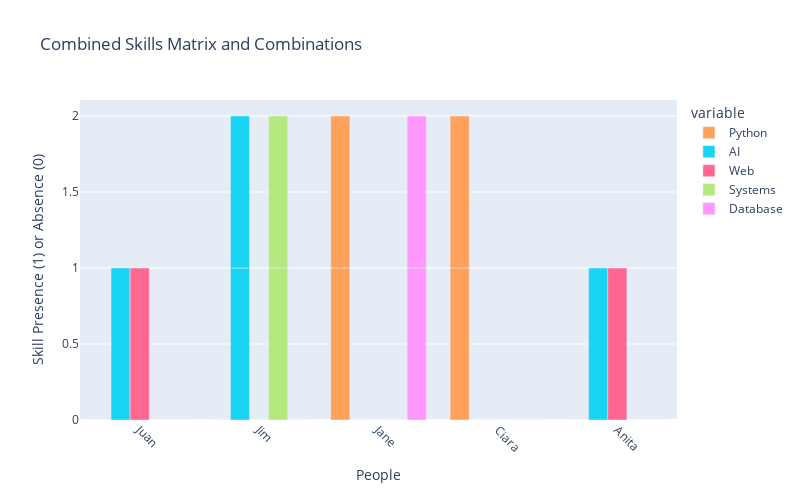

The notebook cell this image was saved under:
### Markdown cell above
# Scenario 1Interactive Visualisasion:
Create interactive visualisation(s) to allow a user to explore alternate constraint scenarios

### Code cell
import plotly.express as px
import pandas as pd

data = {
    "Ciara": [1, 0, 0, 0, 0],
    "Peter": [1, 1, 0, 0, 0],
    "Juan": [0, 1, 1, 0, 0],
    "Jim": [0, 1, 0, 1, 0],
    "Jane": [1, 0, 0, 0, 1],
    "Mary": [0, 0, 1, 1, 0],
    "Bruce": [1, 0, 0, 1, 0],
    "Anita": [0, 1, 1, 0, 0]
}

skills = ["Python", "AI", "Web", "Systems", "Database"]
combination1 = ["Juan", "Jim", "Jane", "Ciara"]
combination2 = ["Jim", "Jane", "Anita", "Ciara"]

df_skills = pd.DataFrame(data).T
df_skills.columns = skills

df_combinations = pd.concat([df_skills.loc[combination1], df_skills.loc[combination2]])

fig_combined = px.bar(df_combinations, barmode='group',
                      color_discrete_map={'Juan': 'orange', 'Jim': 'green', 'Jane': 'blue', 'Anita': 'red'},
                      labels={'value': 'Skill Presence (1) or Absence (0)', 'index': 'People'},
                      title='Combined Skills Matrix and Combinations',
                      width=800, height=500)

fig_combined.update_layout(xaxis=dict(tickangle=45, tickmode='array'))

fig_combined.show()

### Figure 1 — Plotly figure (JSON) as saved in the notebook; plotly's stock layout.template omitted (floating-point values rounded to 4 significant figures)
{"data": [{"alignmentgroup": "True", "hovertemplate": "variable=Python<br>People=%{x}<br>Skill Presence (1) or Absence (0)=%{y}<extra></extra>", "legendgroup": "Python", "marker": {"color": "#FFA15A", "pattern": {"shape": ""}}, "name": "Python", "offsetgroup": "Python", "orientation": "v", "showlegend": true, "textposition": "auto", "type": "bar", "x": ["Juan", "Jim", "Jane", "Ciara", "Jim", "Jane", "Anita", "Ciara"], "xaxis": "x", "y": [0, 0, 1, 1, 0, 1, 0, 1], "yaxis": "y"}, {"alignmentgroup": "True", "hovertemplate": "variable=AI<br>People=%{x}<br>Skill Presence (1) or Absence (0)=%{y}<extra></extra>", "legendgroup": "AI", "marker": {"color": "#19d3f3", "pattern": {"shape": ""}}, "name": "AI", "offsetgroup": "AI", "orientation": "v", "showlegend": true, "textposition": "auto", "type": "bar", "x": ["Juan", "Jim", "Jane", "Ciara", "Jim", "Jane", "Anita", "Ciara"], "xaxis": "x", "y": [1, 1, 0, 0, 1, 0, 1, 0], "yaxis": "y"}, {"alignmentgroup": "True", "hovertemplate": "variable=Web<br>People=%{x}<br>Skill Presence (1) or Absence (0)=%{y}<extra></extra>", "legendgroup": "Web", "marker": {"color": "#FF6692", "pattern": {"shape": ""}}, "name": "Web", "offsetgroup": "Web", "orientation": "v", "showlegend": true, "textposition": "auto", "type": "bar", "x": ["Juan", "Jim", "Jane", "Ciara", "Jim", "Jane", "Anita", "Ciara"], "xaxis": "x", "y": [1, 0, 0, 0, 0, 0, 1, 0], "yaxis": "y"}, {"alignmentgroup": "True", "hovertemplate": "variable=Systems<br>People=%{x}<br>Skill Presence (1) or Absence (0)=%{y}<extra></extra>", "legendgroup": "Systems", "marker": {"color": "#B6E880", "pattern": {"shape": ""}}, "name": "Systems", "offsetgroup": "Systems", "orientation": "v", "showlegend": true, "textposition": "auto", "type": "bar", "x": ["Juan", "Jim", "Jane", "Ciara", "Jim", "Jane", "Anita", "Ciara"], "xaxis": "x", "y": [0, 1, 0, 0, 1, 0, 0, 0], "yaxis": "y"}, {"alignmentgroup": "True", "hovertemplate": "variable=Database<br>People=%{x}<br>Skill Presence (1) or Absence (0)=%{y}<extra></extra>", "legendgroup": "Database", "marker": {"color": "#FF97FF", "pattern": {"shape": ""}}, "name": "Database", "offsetgroup": "Database", "orientation": "v", "showlegend": true, "textposition": "auto", "type": "bar", "x": ["Juan", "Jim", "Jane", "Ciara", "Jim", "Jane", "Anita", "Ciara"], "xaxis": "x", "y": [0, 0, 1, 0, 0, 1, 0, 0], "yaxis": "y"}], "layout": {"barmode": "group", "height": 500, "legend": {"title": {"text": "variable"}, "tracegroupgap": 0}, "title": {"text": "Combined Skills Matrix and Combinations"}, "width": 800, "xaxis": {"anchor": "y", "domain": [0, 1], "tickangle": 45, "tickmode": "array", "title": {"text": "People"}}, "yaxis": {"anchor": "x", "domain": [0, 1], "title": {"text": "Skill Presence (1) or Absence (0)"}}}}
